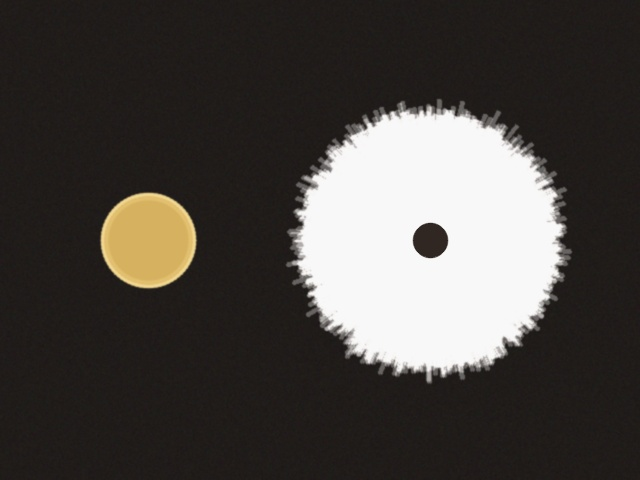
#> input picture sample_inputs/01_calibrated_halo_rs5coin_28mm.jpg, 640 x 480 px
$ python -i cv_grading.py   (imports and definitions only)   (older library calls are emulated)
#> lines starting #> are read from the running program, lines starting #| are printed output that depends on the picture; after the words box and inside, x2 and y2 are one past the last pixel; in counts of white or black regions, pixels touching at a corner belong together
"""
Calibrated Dual-Photo OpenCV Cotton Grading Engine for KapasSetu AI.

Solves smartphone optical grading without external hardware:
1. Photo 1 (Bulk Pile + White Paper Slip): Von Kries chromatic white-balance calibration,
   CIE L*a*b* HVI Reflectance (Rd) & Yellowness (+b), and adaptive Gaussian trash %.
2. Photo 2 (Combed Seed Halo + Rs 5 Coin on Dark Surface): Hough Circle 23.0mm spatial
   calibration, Otsu halo segmentation, seed-core localization, and 72-ray UHML staple length.
"""

from __future__ import annotations

import base64
import math
from typing import Any

import cv2
import numpy as np


RS5_COIN_DIAMETER_MM = 23.0


def _resize_max_dim(img_bgr: np.ndarray, max_dim: int = 960) -> np.ndarray:
    h, w = img_bgr.shape[:2]
    longest = max(h, w)
    if longest <= max_dim:
        return img_bgr.copy()
    scale = max_dim / float(longest)
    return cv2.resize(
        img_bgr,
        (max(64, int(round(w * scale))), max(64, int(round(h * scale)))),
        interpolation=cv2.INTER_AREA,
    )


# [24 lines left out: functions decode_image_bytes_or_base64, encode_bgr_to_base64_jpeg, not called in this run]


def _detect_white_reference_card(img_bgr: np.ndarray) -> tuple[np.ndarray | None, tuple[int, int, int, int] | None]:
    """
    Detect a bright, low-saturation, smooth rectangular white reference slip on the cotton pile.
    Returns (contour_polygon, bounding_rect) or (None, None).
    """
    h, w = img_bgr.shape[:2]
    img_area = float(h * w)

    hsv = cv2.cvtColor(img_bgr, cv2.COLOR_BGR2HSV)
    gray = cv2.cvtColor(img_bgr, cv2.COLOR_BGR2GRAY).astype(np.float32)

    # Local texture standard deviation: paper card is much smoother than fluffy cotton lint
    mean_local = cv2.boxFilter(gray, ddepth=-1, ksize=(11, 11))
    sq_mean_local = cv2.boxFilter(gray * gray, ddepth=-1, ksize=(11, 11))
    local_std = np.sqrt(np.maximum(0.0, sq_mean_local - mean_local * mean_local))

    v_channel = hsv[:, :, 2]
    s_channel = hsv[:, :, 1]
    v_p90 = float(np.percentile(v_channel, 90))
    v_p80 = float(np.percentile(v_channel, 80))
    v_thresholds = [
        max(195.0, min(246.0, v_p90)),
        max(175.0, min(238.0, v_p80)),
    ]

    # Try high-contrast paper threshold first (separates white card from bright Grade-A cotton),
    # then broader lighting thresholds for shaded outdoor scenes
    for v_thresh in v_thresholds:
        for std_limit in (15.0, 26.0):
            cand_mask = (
                (v_channel >= v_thresh)
                & (s_channel <= 58)
                & (local_std <= std_limit)
            ).astype(np.uint8) * 255

            kernel = cv2.getStructuringElement(cv2.MORPH_RECT, (7, 7))
            cand_mask = cv2.morphologyEx(cand_mask, cv2.MORPH_OPEN, kernel, iterations=1)
            cand_mask = cv2.morphologyEx(cand_mask, cv2.MORPH_CLOSE, kernel, iterations=2)

            contours, _ = cv2.findContours(cand_mask, cv2.RETR_EXTERNAL, cv2.CHAIN_APPROX_SIMPLE)
            best_poly: np.ndarray | None = None
            best_rect: tuple[int, int, int, int] | None = None
            best_score = -1.0

            for cnt in contours:
                hull = cv2.convexHull(cnt)
                area = cv2.contourArea(hull)
                if area < img_area * 0.015 or area > img_area * 0.42:
                    continue

                rect = cv2.minAreaRect(hull)
                rw, rh = rect[1]
                if rw < 20 or rh < 20:
                    continue
                aspect = max(rw, rh) / max(1.0, min(rw, rh))
                if aspect > 2.8:
                    continue

                rect_area = rw * rh
                rectangularity = area / max(1.0, rect_area)
                if rectangularity < 0.72:
                    continue

                peri = cv2.arcLength(hull, True)
                approx = cv2.approxPolyDP(hull, 0.04 * peri, True)

                mask_single = np.zeros((h, w), dtype=np.uint8)
                cv2.drawContours(mask_single, [hull], -1, 255, -1)
                mean_v = float(cv2.mean(v_channel, mask=mask_single)[0])
                mean_s = float(cv2.mean(s_channel, mask=mask_single)[0])

                poly_bonus = 1.15 if 4 <= len(approx) <= 6 else 0.95
                score = rectangularity * poly_bonus * (mean_v / 255.0) * (1.0 - (mean_s / 255.0))
                if score > best_score:
                    best_score = score
                    box_pts = cv2.boxPoints(rect)
                    best_poly = np.int32(box_pts)
                    x, y, bw, bh = cv2.boundingRect(hull)
                    best_rect = (x, y, bw, bh)

            if best_poly is not None:
                return best_poly, best_rect

    return None, None


# [54 lines left out: functions _apply_gray_world_and_clahe, _classify_via_mobilenet, not called in this run]


def calibrate_white_balance_and_extract_pile_metrics(pile_img_bgr: np.ndarray, is_mock: bool = False) -> dict[str, Any]:
    """
    Analyze Photo 1 (Bulk Cotton Pile):
      - If `is_mock` is True (or no white card found), skips Von Kries white-balance calibration
        and passes the raw image directly to the MobileNetV3 grading classifier.
      - Otherwise, detects white card and performs diagonal Von Kries chromatic adaptation.
    """
    if pile_img_bgr is None or pile_img_bgr.size == 0:
        raise ValueError("Empty bulk cotton pile image.")

    work_bgr = _resize_max_dim(pile_img_bgr, max_dim=960)
    h, w = work_bgr.shape[:2]

    # Check for Dataset / Mock mode bypass
    if is_mock:
        color_grade, reflectance_rd, yellowness_plus_b = _classify_via_mobilenet(work_bgr)
        # Fast raw trash calculation
        gray = cv2.cvtColor(work_bgr, cv2.COLOR_BGR2GRAY)
        dark_thresh = int(np.percentile(gray, 8))
        trash_mask = (gray < dark_thresh).astype(np.uint8) * 255
        trash_px = int(np.count_nonzero(trash_mask))
        trash_percent = round(float(np.clip((trash_px / float(h * w)) * 100.0, 0.5, 12.0)), 2)

        return {
            "white_card_detected": False,
            "reflectance_rd": reflectance_rd,
            "yellowness_plus_b": yellowness_plus_b,
            "trash_percent": trash_percent,
            "color_grade": color_grade,
            "_internal": {
                "work_shape": (h, w),
                "balanced_bgr": work_bgr,
                "card_poly": None,
                "card_rect": None,
                "trash_boxes": [],
            },
        }

    card_poly, card_rect = _detect_white_reference_card(work_bgr)
    cotton_roi_mask = np.full((h, w), 255, dtype=np.uint8)

    if card_poly is not None:
        white_card_detected = True
        card_mask = np.zeros((h, w), dtype=np.uint8)
        cv2.fillConvexPoly(card_mask, card_poly, 255)
        eroded_card = cv2.erode(
            card_mask,
            cv2.getStructuringElement(cv2.MORPH_RECT, (7, 7)),
            iterations=1,
        )
        # Exclude any metallic coin or shadow sitting on top of the white card when sampling RGB
        hsv_tmp = cv2.cvtColor(work_bgr, cv2.COLOR_BGR2HSV)
        pure_paper_px = (eroded_card > 0) & (hsv_tmp[:, :, 1] <= 60) & (hsv_tmp[:, :, 2] >= 165)
        if int(np.count_nonzero(pure_paper_px)) < 50:
            pure_paper_px = eroded_card > 0

        paper_bgr = work_bgr[pure_paper_px].astype(np.float32)
        mean_b, mean_g, mean_r = paper_bgr.mean(axis=0)

        # Diagonal Von Kries scaling to reference white (250 target avoids hard clipping lint highlights)
        target_white = 250.0
        scales = np.array(
            [
                target_white / max(float(mean_b), 1.0),
                target_white / max(float(mean_g), 1.0),
                target_white / max(float(mean_r), 1.0),
            ],
            dtype=np.float32,
        )
        scales = np.clip(scales, 0.65, 1.65)
        balanced_bgr = np.clip(work_bgr.astype(np.float32) * scales, 0, 255).astype(np.uint8)

        # Mask out the white reference card (plus a small margin) from cotton pile metrics
        dilated_card = cv2.dilate(
            card_mask,
            cv2.getStructuringElement(cv2.MORPH_RECT, (15, 15)),
            iterations=1,
        )
        cotton_roi_mask[dilated_card > 0] = 0
    else:
        white_card_detected = False
        balanced_bgr = _apply_gray_world_and_clahe(work_bgr)

    # Also mask out dark background borders (if farmer photographed pile on dark ground)
    hsv_bal = cv2.cvtColor(balanced_bgr, cv2.COLOR_BGR2HSV)
    non_cotton_bg = (hsv_bal[:, :, 2] < 52) & (hsv_bal[:, :, 1] > 95)
    cotton_roi_mask[non_cotton_bg] = 0

    # Ensure sufficient ROI pixels; fallback to central 80% region if heavily masked
    if int(np.count_nonzero(cotton_roi_mask)) < int(0.15 * h * w):
        cotton_roi_mask[:, :] = 0
        cotton_roi_mask[int(0.1 * h) : int(0.9 * h), int(0.1 * w) : int(0.9 * w)] = 255
        if card_poly is not None:
            cv2.fillConvexPoly(cotton_roi_mask, card_poly, 0)

    # Convert white-balanced BGR image to CIE L*a*b*
    lab_img = cv2.cvtColor(balanced_bgr, cv2.COLOR_BGR2LAB)
    roi_bool = cotton_roi_mask > 0

    l_vals = lab_img[:, :, 0][roi_bool].astype(np.float32) * (100.0 / 255.0)
    b_vals = lab_img[:, :, 2][roi_bool].astype(np.float32) - 128.0

    # Trim extreme dark trash pixels (bottom 5%) when computing clean lint reflectance & yellowness
    l_p05 = float(np.percentile(l_vals, 5))
    lint_keep = l_vals >= l_p05
    mean_l_star = float(l_vals[lint_keep].mean()) if np.any(lint_keep) else float(l_vals.mean())
    mean_b_star = float(np.maximum(0.0, b_vals[lint_keep]).mean()) if np.any(lint_keep) else 4.0

    # Scale CIE L* (typically 62..96 for seed cotton) -> HVI Rd [55.0, 85.0]
    raw_rd = 55.0 + ((mean_l_star - 62.0) / 33.0) * 30.0
    reflectance_rd = round(float(np.clip(raw_rd, 55.0, 85.0)), 2)

    # Scale CIE +b* (typically 1..18 for white-to-spotted cotton) -> HVI +b [6.0, 16.0]
    raw_plus_b = 6.2 + (mean_b_star * 0.56)
    yellowness_plus_b = round(float(np.clip(raw_plus_b, 6.0, 16.0)), 2)

    # Adaptive Gaussian Trash Segmentation (leaf, bract, seed-coat, bark specks)
    gray_bal = cv2.cvtColor(balanced_bgr, cv2.COLOR_BGR2GRAY)
    gray_blur = cv2.GaussianBlur(gray_bal, (5, 5), 0)
    adaptive_dark = cv2.adaptiveThreshold(
        gray_blur,
        255,
        cv2.ADAPTIVE_THRESH_GAUSSIAN_C,
        cv2.THRESH_BINARY_INV,
        25,
        15,
    )
    mean_cotton_gray = float(gray_blur[roi_bool].mean())
    intensity_dark = (gray_blur < (mean_cotton_gray * 0.75)).astype(np.uint8) * 255
    trash_mask = cv2.bitwise_and(adaptive_dark, intensity_dark)
    trash_mask = cv2.bitwise_and(trash_mask, cotton_roi_mask)

    # Filter out single-pixel camera sensor grain
    num_labels, labels, stats, _ = cv2.connectedComponentsWithStats(trash_mask, connectivity=8)
    clean_trash_mask = np.zeros_like(trash_mask)
    trash_contours_boxes: list[tuple[int, int, int, int]] = []
    max_speck_area = int(0.03 * h * w)
    for lbl in range(1, num_labels):
        area = int(stats[lbl, cv2.CC_STAT_AREA])
        if 4 <= area <= max_speck_area:
            clean_trash_mask[labels == lbl] = 255
            tx = int(stats[lbl, cv2.CC_STAT_LEFT])
            ty = int(stats[lbl, cv2.CC_STAT_TOP])
            tw = int(stats[lbl, cv2.CC_STAT_WIDTH])
            th = int(stats[lbl, cv2.CC_STAT_HEIGHT])
            trash_contours_boxes.append((tx, ty, tw, th))

    total_cotton_px = max(1, int(np.count_nonzero(roi_bool)))
    trash_px = int(np.count_nonzero(clean_trash_mask))
    # Map optical area fraction to gravimetric/HVI trash % equivalent, clamped [0.5%, 12.0%]
    raw_trash_pct = (trash_px / float(total_cotton_px)) * 100.0
    trash_percent = round(float(np.clip(raw_trash_pct, 0.5, 12.0)), 2)

    # HVI Color Grade classification
    if reflectance_rd >= 75.0 and yellowness_plus_b <= 11.2:
        color_grade = "Grade A - Good Middling (HVI Rd >= 75)"
    elif reflectance_rd >= 68.0 and yellowness_plus_b <= 12.8:
        color_grade = "Grade B - Middling (HVI Rd 68-74)"
    else:
        color_grade = "Grade C - Spotted / Low Middling (HVI Rd < 68)"

    return {
        "white_card_detected": white_card_detected,
        "reflectance_rd": reflectance_rd,
        "yellowness_plus_b": yellowness_plus_b,
        "trash_percent": trash_percent,
        "color_grade": color_grade,
        "_internal": {
            "work_shape": (h, w),
            "balanced_bgr": balanced_bgr,
            "card_poly": card_poly.tolist() if card_poly is not None else None,
            "card_rect": card_rect,
            "trash_boxes": trash_contours_boxes[:120],
        },
    }


# [575 lines left out: functions _detect_rs5_coin, measure_seed_halo_staple_length, generate_annotated_preview_base64, generate_synthetic_demo_pair, run_complete_dual_photo_assay, not called in this run]

>>> import cv2
>>> picture = cv2.imread('../../../sample_inputs/01_calibrated_halo_rs5coin_28mm.jpg')
#> picture is the input picture: shape (480, 640, 3); mean B, G, R 65.8, 69.7, 73.9
>>> result = calibrate_white_balance_and_extract_pile_metrics(picture)
#> in _detect_white_reference_card, `local_std = np.sqrt(np.maximum(0.0, sq_mean_local - mean_local * mean_..`:
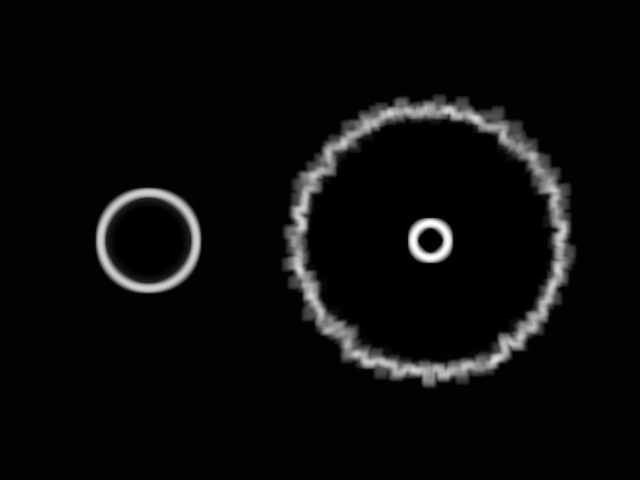
#> local_std: shape (480, 640) float32; min 0, max 99.82, mean 4.6; drawn with min black and max white
#> in _detect_white_reference_card, `s_channel = hsv[:, :, 1]`:
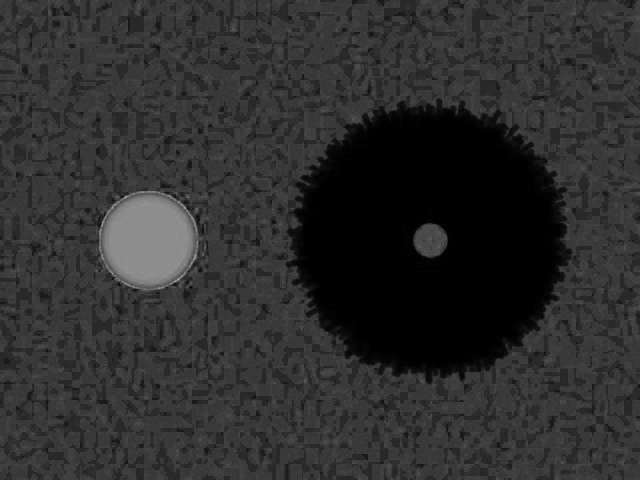
#> s_channel: shape (480, 640); min 0, max 170, mean 45.7
#> in _detect_white_reference_card, `v_p90 = float(np.percentile(v_channel, 90))`: v_p90 = 248
#> in _detect_white_reference_card, `v_p80 = float(np.percentile(v_channel, 80))`: v_p80 = 117
#> in _detect_white_reference_card, `v_thresholds = [ max(195.0, min(246.0, v_p90)), max(175.0, min(238.0, ..`: v_thresholds = [246, 175]
#> the loop in _detect_white_reference_card, `for v_thresh in v_thresholds:` made 1 pass
#> v_thresh on pass 1: 246
#> after the loop in _detect_white_reference_card, `for v_thresh in v_thresholds:`:
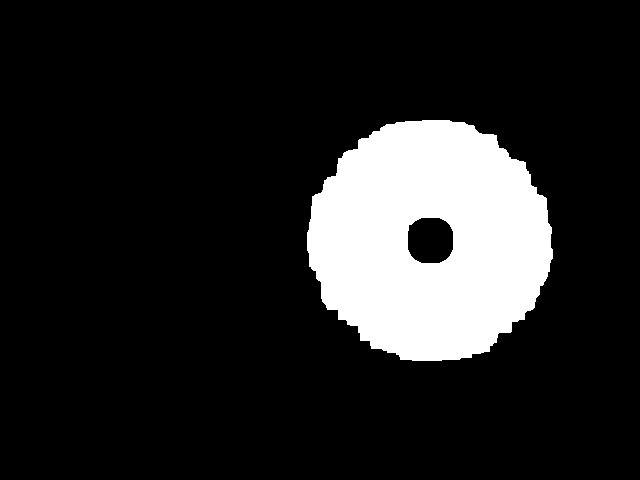
#> cand_mask: shape (480, 640); 14.4% white; 1 white region, box (x1, y1, x2, y2) and area: (307, 120, 553, 361) 44161
#> after the loop in _detect_white_reference_card, `for v_thresh in v_thresholds:`:
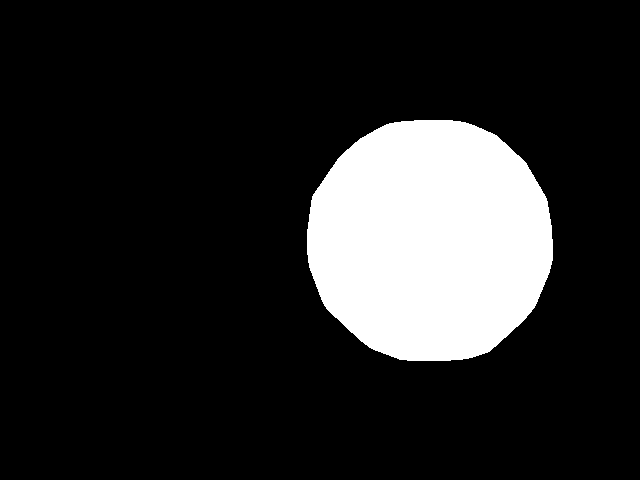
#> mask_single: shape (480, 640); 15.4% white; 1 white region, box (x1, y1, x2, y2) and area: (307, 120, 553, 361) 47452
#> after the loop in _detect_white_reference_card, `for v_thresh in v_thresholds:`: best_poly = [[552, 360], [307, 360], [307, 120], [552, 120]]; best_rect = (307, 120, 246, 241); bh = 241; box_pts = [[552, 360], [307, 360], [307, 120], [552, 120]]; bw = 246; x = 307; y = 120
#> in calibrate_white_balance_and_extract_pile_metrics, `card_poly, card_rect = _detect_white_reference_card(work_bgr)`: card_poly = [[552, 360], [307, 360], [307, 120], [552, 120]]; card_rect = (307, 120, 246, 241)
#> in calibrate_white_balance_and_extract_pile_metrics, `pure_paper_px = (eroded_card > 0) & (hsv_tmp[:, :, 1] <= 60) & (hsv_tm..`:
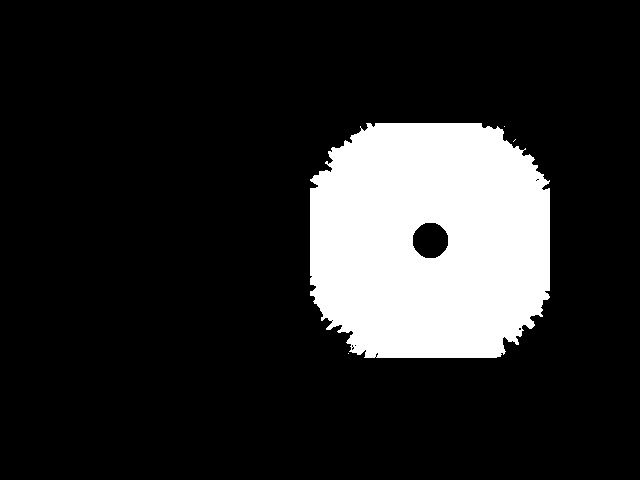
#> pure_paper_px: shape (480, 640) bool; 15.9% white; 4 white regions (3 under 20 px), largest, box (x1, y1, x2, y2) and area: (310, 123, 550, 358) 48837
#> in calibrate_white_balance_and_extract_pile_metrics, `mean_b, mean_g, mean_r = paper_bgr.mean(axis=0)`: mean_b = 246; mean_g = 246.2; mean_r = 246.4
#> in calibrate_white_balance_and_extract_pile_metrics, `scales = np.array( [ target_white / max(float(mean_b), 1.0), target_wh..`: scales = [1.02, 1.02, 1.01]
#> in calibrate_white_balance_and_extract_pile_metrics, `non_cotton_bg = (hsv_bal[:, :, 2] < 52) & (hsv_bal[:, :, 1] > 95)`:
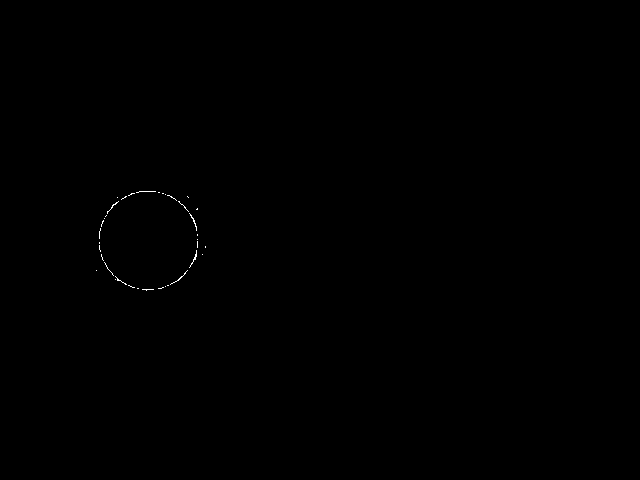
#> non_cotton_bg: shape (480, 640) bool; 0.09% white in thin lines or dots, all inside (x1, y1, x2, y2) = (96, 191, 206, 291)
#> in calibrate_white_balance_and_extract_pile_metrics, `l_p05 = float(np.percentile(l_vals, 5))`: l_p05 = 9.8
#> in calibrate_white_balance_and_extract_pile_metrics, `mean_l_star = float(l_vals[lint_keep].mean()) if np.any(lint_keep) els..`: mean_l_star = 12.85
#> in calibrate_white_balance_and_extract_pile_metrics, `mean_b_star = float(np.maximum(0.0, b_vals[lint_keep]).mean()) if np.a..`: mean_b_star = 3.79
#> in calibrate_white_balance_and_extract_pile_metrics, `raw_rd = 55.0 + ((mean_l_star - 62.0) / 33.0) * 30.0`: raw_rd = 10.32
#> in calibrate_white_balance_and_extract_pile_metrics, `reflectance_rd = round(float(np.clip(raw_rd, 55.0, 85.0)), 2)`: reflectance_rd = 55
#> in calibrate_white_balance_and_extract_pile_metrics, `raw_plus_b = 6.2 + (mean_b_star * 0.56)`: raw_plus_b = 8.32
#> in calibrate_white_balance_and_extract_pile_metrics, `adaptive_dark = cv2.adaptiveThreshold( gray_blur, 255, cv2.ADAPTIVE_TH..`:
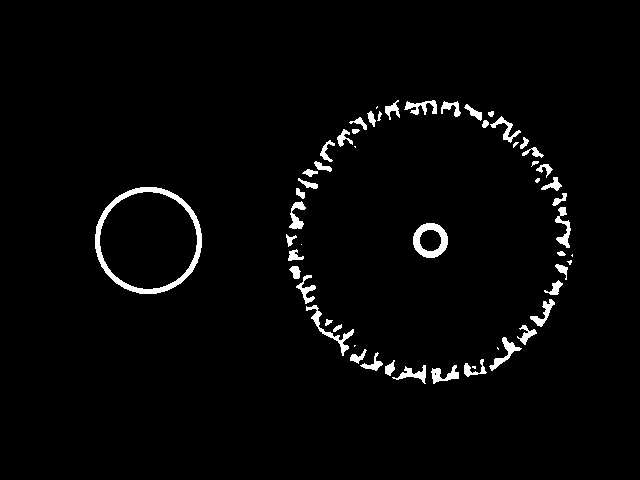
#> adaptive_dark: shape (480, 640); 2.6% white; 56 white regions (10 under 20 px), largest, box (x1, y1, x2, y2) and area: (95, 187, 202, 294) 1692, (413, 223, 448, 258) 612, (306, 305, 354, 356) 377
#> in calibrate_white_balance_and_extract_pile_metrics, `mean_cotton_gray = float(gray_blur[roi_bool].mean())`: mean_cotton_gray = 34.04
#> in calibrate_white_balance_and_extract_pile_metrics, `num_labels, labels, stats, _ = cv2.connectedComponentsWithStats(trash_..`: num_labels = 1; stats = [[0, 0, 640, 480, 307200]]
#> after the loop in calibrate_white_balance_and_extract_pile_metrics, `for lbl in range(1, num_labels):`: trash_contours_boxes = []
#> in calibrate_white_balance_and_extract_pile_metrics, `total_cotton_px = max(1, int(np.count_nonzero(roi_bool)))`: total_cotton_px = 240620
#> in calibrate_white_balance_and_extract_pile_metrics, `trash_px = int(np.count_nonzero(clean_trash_mask))`: trash_px = 0
#> in calibrate_white_balance_and_extract_pile_metrics, `trash_percent = round(float(np.clip(raw_trash_pct, 0.5, 12.0)), 2)`: trash_percent = 0.5
#> result = 6 items
